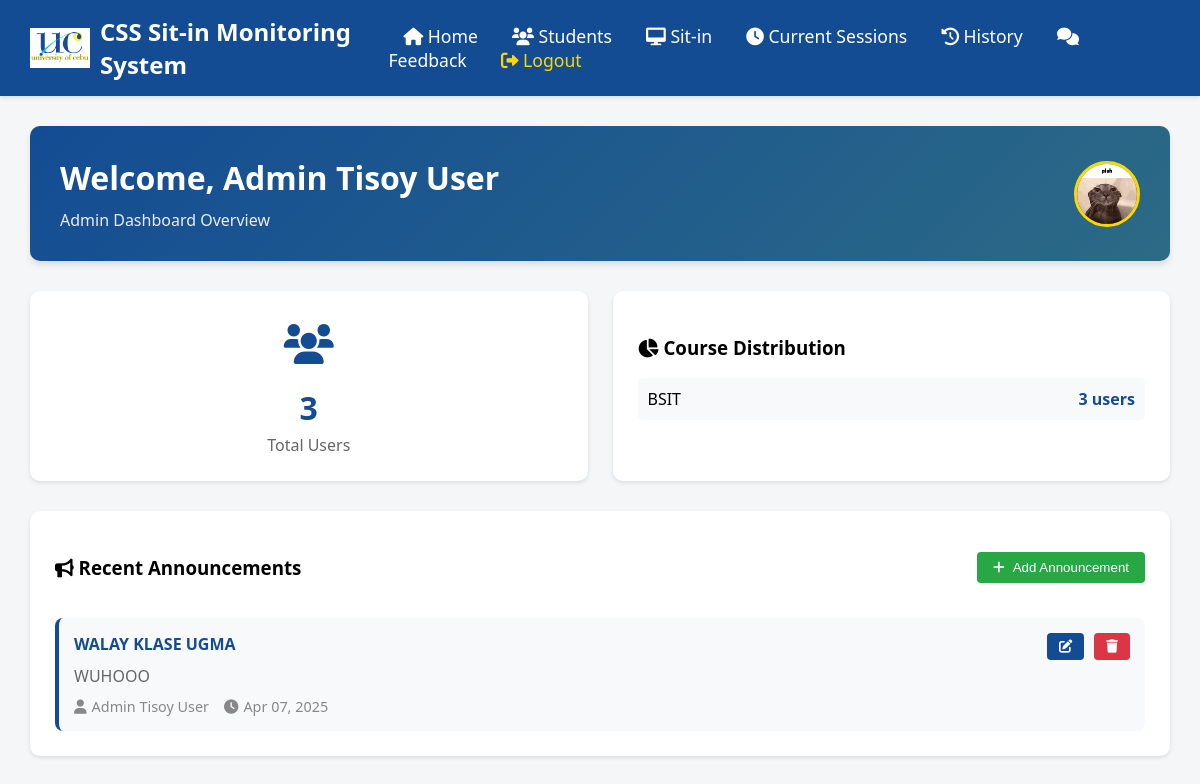
Screenshot of /admin_dashboard.php (signed in) with the database file from the repository.
### tables this page shows
CREATE TABLE `users` (
  `ID` int(11) NOT NULL,
  `Lastname` varchar(255) NOT NULL,
  `Firstname` varchar(255) NOT NULL,
  `Midname` varchar(255) NOT NULL,
  `course` varchar(50) NOT NULL,
  `year_level` int(11) NOT NULL,
  `username` varchar(255) NOT NULL,
  `password` varchar(255) NOT NULL,
  `PROFILE_IMG` varchar(255) DEFAULT 'images/default.jpg',
  `role` varchar(20) DEFAULT 'user',
  `sessions_remaining` int(11) DEFAULT 30
);

CREATE TABLE `announcements` (
  `id` int(11) NOT NULL,
  `title` varchar(255) NOT NULL,
  `content` text NOT NULL,
  `posted_by` varchar(100) NOT NULL,
  `created_at` timestamp NOT NULL DEFAULT current_timestamp()
);

### admin_dashboard.php (the view, shortened to what this page needs)
<?php
include("connect.php");
$username = $_SESSION['username'];
$query = "SELECT Firstname, Lastname, PROFILE_IMG FROM users WHERE username = ?";
$stmt = mysqli_prepare($conn, $query);
mysqli_stmt_bind_param($stmt, "s", $username);
mysqli_stmt_execute($stmt);
$result = mysqli_stmt_get_result($stmt);
$admin_info = mysqli_fetch_assoc($result);
$total_users_query = "SELECT COUNT(*) as total FROM users WHERE role != 'admin'";
$total_users_result = mysqli_query($conn, $total_users_query);
$total_users = mysqli_fetch_assoc($total_users_result)['total'];
$announcements_query = "SELECT * FROM announcements ORDER BY created_at DESC LIMIT 5";
$announcements_result = mysqli_query($conn, $announcements_query);
$course_stats_query = "SELECT COURSE as course, COUNT(*) as count FROM users WHERE role != 'admin' GROUP BY COURSE";
$course_stats_result = mysqli_query($conn, $course_stats_query);
?>
<!DOCTYPE html>
<html lang="en">
<head>
    <link rel="stylesheet" href="https://cdnjs.cloudflare.com/ajax/libs/font-awesome/6.0.0/css/all.min.css">
</head>
<body>
    <div class="navbar">
        <a href="#" class="navbar-brand">
            <img src="UC logo.jpg" alt="UC Logo">
            CSS Sit-in Monitoring System
        </a>
        <div class="navbar-links">
            <a href="admin_dashboard.php"><i class="fas fa-home"></i> Home</a>
            <a href="admin_students.php"><i class="fas fa-users"></i> Students</a>
            <a href="admin_sitin.php"><i class="fas fa-desktop"></i> Sit-in</a>
            <a href="admin_current_sitin.php"><i class="fas fa-clock"></i> Current Sessions</a>
            <a href="admin_sitin_history.php"><i class="fas fa-history"></i> History</a>
            <a href="admin_feedback.php"><i class="fas fa-comments"></i> Feedback</a>
            <a href="logout.php" style="color: var(--accent-color);"><i class="fas fa-sign-out-alt"></i> Logout</a>
        </div>
    </div>
    <div class="main-content">
        <div class="welcome-section">
            <div class="welcome-text">
                <h1>Welcome, <?php echo htmlspecialchars($admin_info['Firstname'] . ' ' . $admin_info['Lastname']); ?></h1>
                <p>Admin Dashboard Overview</p>
            </div>
            <div class="admin-profile">
                <img src="<?php echo !empty($admin_info['PROFILE_IMG']) ? htmlspecialchars($admin_info['PROFILE_IMG']) : 'images/default.jpg'; ?>" alt="Admin Profile">
            </div>
        </div>
        <div class="dashboard-grid">
            <div class="card stats-card">
                <div class="stats-icon">
                    <i class="fas fa-users"></i>
                </div>
                <div class="stats-number"><?php echo $total_users; ?></div>
                <div class="stats-label">Total Users</div>
            </div>
            <div class="card">
                <h3><i class="fas fa-chart-pie"></i> Course Distribution</h3>
                <div class="course-stats">
                    <?php
                    if (is_object($course_stats_result) && mysqli_num_rows($course_stats_result) > 0):
                        while($course = mysqli_fetch_assoc($course_stats_result)):
                    ?>
                    <div class="course-stat-item">
                        <span class="course-stat-label"><?php echo htmlspecialchars($course['course']); ?></span>
                        <span class="course-stat-value"><?php echo $course['count']; ?> users</span>
                    </div>
                    <?php
                        endwhile;
                    endif; ?>
                </div>
            </div>
        </div>
        <div class="card">
            <div class="announcement-header">
                <h3><i class="fas fa-bullhorn"></i> Recent Announcements</h3>
                <button class="add-btn" onclick="showAnnouncementForm()">
                    <i class="fas fa-plus"></i> Add Announcement
                </button>
            </div>
            <div class="announcements-list">
                <?php
                if (is_object($announcements_result) && mysqli_num_rows($announcements_result) > 0):
                    while($announcement = mysqli_fetch_assoc($announcements_result)):
                ?>
                <div class="announcement-item" id="announcement-<?php echo $announcement['id']; ?>">
                    <div class="announcement-content">
                        <h4><?php echo htmlspecialchars($announcement['title']); ?></h4>
                        <p><?php echo htmlspecialchars($announcement['content']); ?></p>
                        <div class="announcement-meta">
                            <span><i class="fas fa-user"></i> <?php echo htmlspecialchars($announcement['posted_by']); ?></span>
                            <span><i class="fas fa-clock"></i> <?php echo date('M d, Y', strtotime($announcement['created_at'])); ?></span>
                        </div>
                    </div>
                    <div class="announcement-actions">
                        <button onclick="showEditForm(<?php echo $announcement['id']; ?>)" class="edit-btn">
                            <i class="fas fa-edit"></i>
                        </button>
                        <form method="POST" style="display: inline;">
                            <button type="submit" name="delete_announcement" class="delete-btn" onclick="return confirm('Are you sure you want to delete this announcement?')">
                                <i class="fas fa-trash"></i>
                            </button>
                        </form>
                    </div>
                </div>
                <?php
                    endwhile;
                else:
                ?>
                <div class="no-announcements">
                    <p>No announcements available</p>
                </div>
                <?php endif; ?>
            </div>
        </div>
    </div>
</body>
</html>

### admin_dashboard.php (style rules this page uses)
:root { --primary-color: #144c94; --secondary-color: #2c6a85; --accent-color: #ffd700; --danger-color: #dc3545; --success-color: #28a745; --light-bg: #f4f6f8; }
body { font-family: 'Segoe UI', Tahoma, Geneva, Verdana, sans-serif; margin: 0; padding: 0; background-color: var(--light-bg); }
.navbar { background-color: var(--primary-color); padding: 15px 30px; display: flex; justify-content: space-between; align-items: center; box-shadow: 0 2px 4px rgba(0,0,0,0.1); }
.navbar-brand { display: flex; align-items: center; color: white; text-decoration: none; font-size: 1.5em; font-weight: bold; }
.navbar-brand img { height: 40px; margin-right: 10px; }
.navbar-links a { color: white; text-decoration: none; margin: 0 15px; font-size: 1.1em; transition: color 0.3s; }
.main-content { padding: 30px; max-width: 1400px; margin: 0 auto; }
.welcome-section { background: linear-gradient(135deg, var(--primary-color), var(--secondary-color)); color: white; padding: 30px; border-radius: 10px; margin-bottom: 30px; display: flex; justify-content: space-between; align-items: center; box-shadow: 0 4px 6px rgba(0,0,0,0.1); }
.welcome-text h1 { margin: 0; font-size: 2em; }
.welcome-text p { margin: 10px 0 0 0; opacity: 0.9; }
.admin-profile { display: flex; align-items: center; gap: 15px; }
.admin-profile img { width: 60px; height: 60px; border-radius: 50%; border: 3px solid var(--accent-color); }
.dashboard-grid { display: grid; grid-template-columns: repeat(auto-fit, minmax(300px, 1fr)); gap: 25px; margin-bottom: 30px; }
.card { background-color: white; padding: 25px; border-radius: 10px; box-shadow: 0 2px 4px rgba(0,0,0,0.1); transition: transform 0.3s; }
.stats-card { text-align: center; }
.stats-icon { font-size: 2.5em; color: var(--primary-color); margin-bottom: 15px; }
.stats-number { font-size: 2em; font-weight: bold; color: var(--primary-color); }
.stats-label { color: #666; margin-top: 5px; }
.delete-btn { background-color: var(--danger-color); color: white; border: none; padding: 6px 12px; border-radius: 4px; cursor: pointer; transition: background-color 0.3s; }
.course-stats { display: flex; flex-direction: column; gap: 10px; }
.course-stat-item { display: flex; justify-content: space-between; align-items: center; padding: 10px; background-color: #f8f9fa; border-radius: 5px; }
.course-stat-label { font-weight: 500; }
.course-stat-value { color: var(--primary-color); font-weight: bold; }
.announcement-header { display: flex; justify-content: space-between; align-items: center; margin-bottom: 20px; }
.add-btn { background-color: var(--success-color); color: white; border: none; padding: 8px 16px; border-radius: 4px; cursor: pointer; display: flex; align-items: center; gap: 8px; transition: background-color 0.3s; }
.announcements-list { display: flex; flex-direction: column; gap: 15px; }
.announcement-item { display: flex; justify-content: space-between; align-items: flex-start; padding: 15px; background-color: #f8f9fa; border-radius: 8px; border-left: 4px solid var(--primary-color); }
.announcement-content { flex: 1; }
.announcement-content h4 { margin: 0 0 10px 0; color: var(--primary-color); }
.announcement-content p { margin: 0 0 10px 0; color: #666; }
.announcement-meta { display: flex; gap: 15px; color: #888; font-size: 0.9em; }
.announcement-meta span { display: flex; align-items: center; gap: 5px; }
.edit-btn { background-color: var(--primary-color); color: white; border: none; padding: 6px 12px; border-radius: 4px; cursor: pointer; transition: background-color 0.3s; margin-right: 5px; }
.announcement-actions { display: flex; gap: 5px; }

### rows the page displays
users: Firstname+Lastname "Admin Tisoy User", PROFILE_IMG (picture)
announcements: title "WALAY KLASE UGMA", content "WUHOOO", posted_by "Admin Tisoy User", created_at "Apr 07, 2025"

### other values shown
$total_users "3"
$course['course'] "BSIT"
$course['count'] "3"
